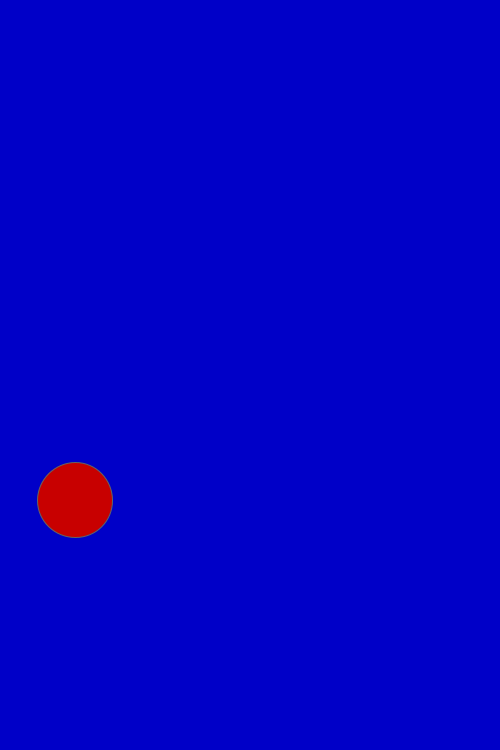
Frame 1 (no input)
Frame 60 (the mouse pressed at the canvas centre just before this capture): identical to frame 1, image omitted
Frame 120 (the mouse held since frame 60 and released just before this capture): identical to frame 1, image omitted

The Processing sketch that drew this single still picture (run headless with seeded random() and noise(); from frame 60 on, the mouse is pressed at the canvas centre):

// Processing sketch: Flappy_Bird
// ── Flappy_Bird.pde
void draw(){
background(0, 0, 200);
fill(200, 0, 0);
stroke(100, 100, 100);
ellipse(75,500, 75, 75);

  
  
  
  
  
    
}
void setup(){
size(500,750);
  
  
 
  
  
}
